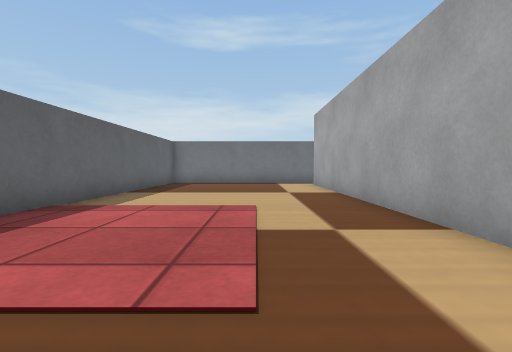
view 1 (above)

16 first-person views from a walk through a robot-simulator world made for Webots. The camera is 0.04 m above the floor, tilts 2° down and sees 85° across. The floor is counted in squares, 0.05 m on a side. Each view is taken from the middle of a square. On the plan, view 1 faces up. The plan holds only what a view shows up to about 11 squares ahead; the rest is blank. The robots in the file are not drawn. Simple shapes and patterns stand in for the simulator's stock objects.

view 2
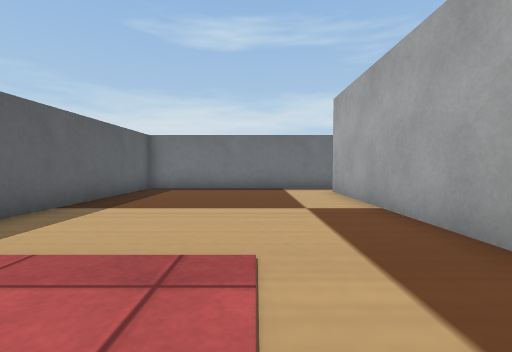

view 3
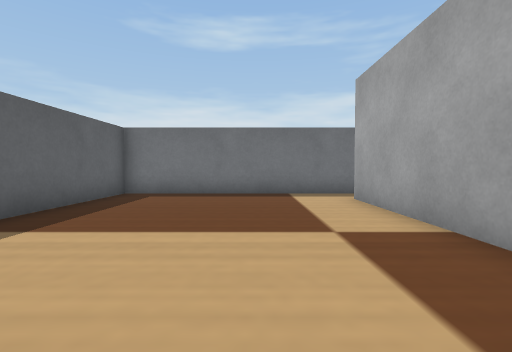

view 4
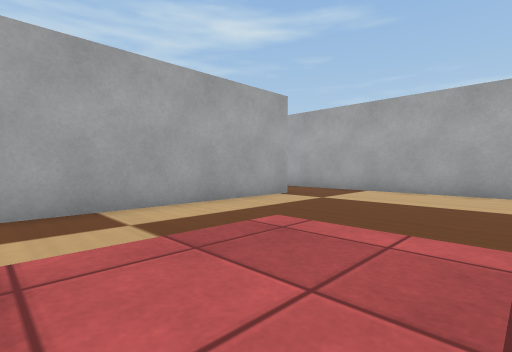

view 5
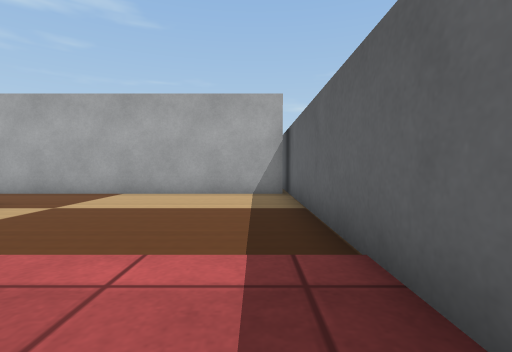

view 6
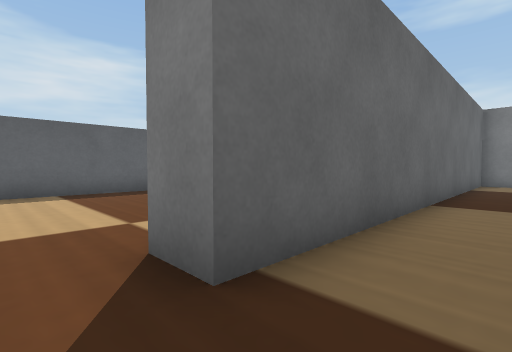

view 7
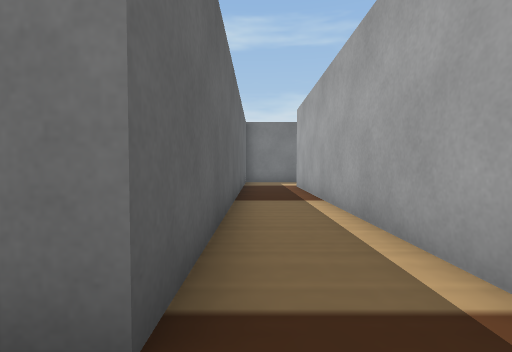

view 8
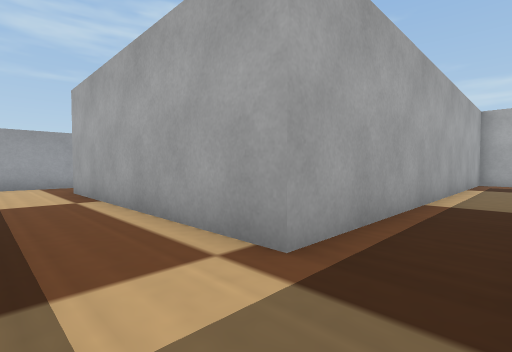

view 9
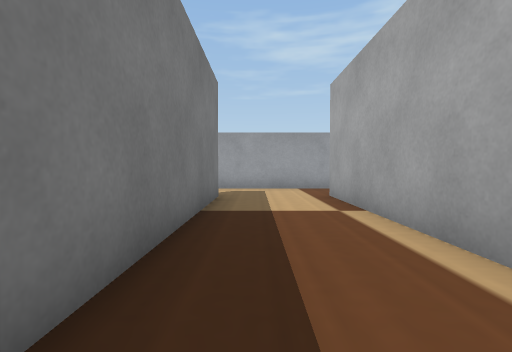

view 10
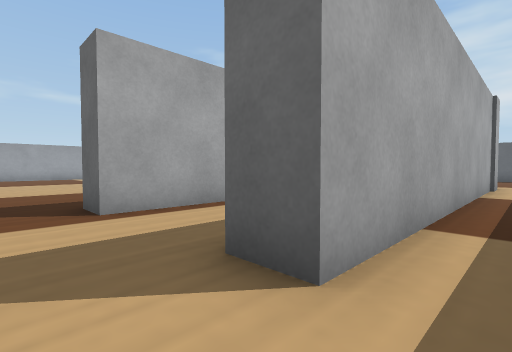

view 11
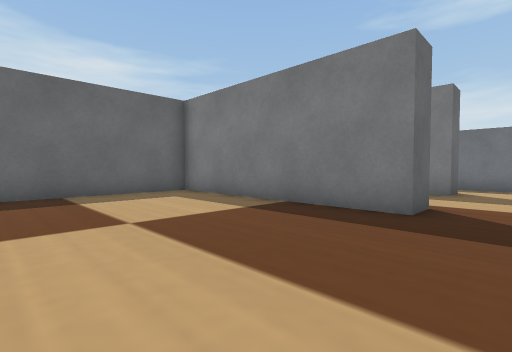

view 12
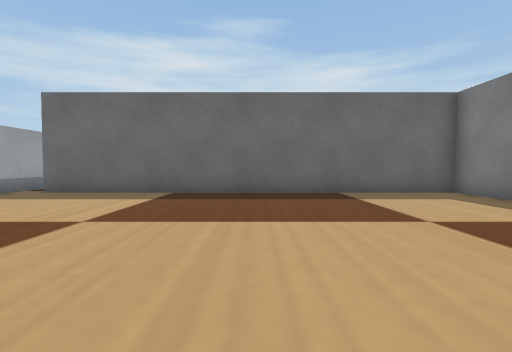

view 13
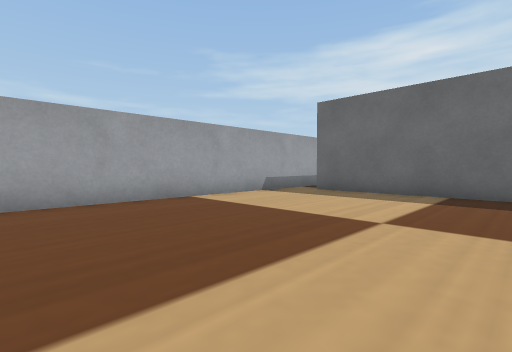

view 14
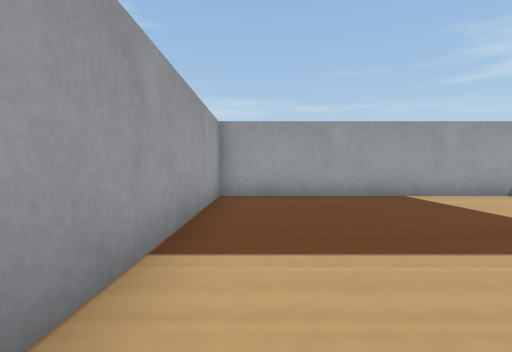

view 15
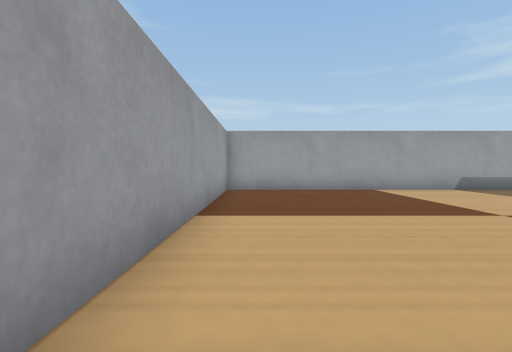

view 16
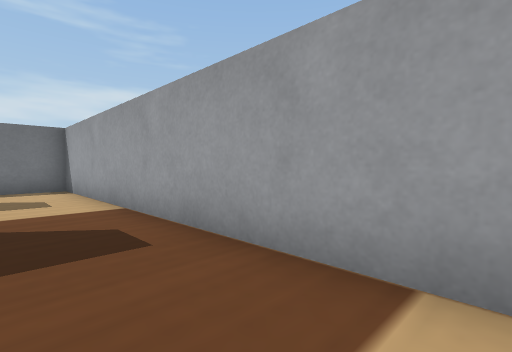

### Floor plan
Points are (right, up) in squares from view 1. A wall is a line through its corners. A room is listed if a view was taken in it or the views show most of it. See-through windows are left out.
Room 1 (views 1, 2, 3, 4, 5, 6, 7, 8, 9, 10, 11, 12, 13, 14, 15, 16)
walls: (5.6, -4) (5.6, 8) (13.6, 8) (13.6, 7) (6.6, 7) (6.6, -5.5); (4.5, 11) (3.5, 11) (3.5, -1.9) (2.5, -1.9) (2.5, 12) (13.4, 12) (13.4, 11) (7, 11); (5.1, -6.5) (16, -6.5) (16, 13.5) (13.1, 13.5); (3.1, 13.5) (-4, 13.5) (-4, -6.4); (-3.9, -4.4) (5.2, -4.4)

Positions as (right, up) in squares from view 1, and headings:
1: (0, 0), facing up
2: (0, 3), facing up
3: (0, 5), facing up
4: (-3, 5), facing down-right
5: (-3, 4), facing down
6: (5, -3), facing up-left
7: (4, -3), facing up
8: (4, 10), facing down-right
9: (6, 10), facing right
10: (15, 13), facing down-left
11: (15, 2), facing up-left
12: (15, 1), facing left
13: (15, 0), facing down-left
14: (15, 1), facing down
15: (15, 3), facing down
16: (14, 3), facing up-right
